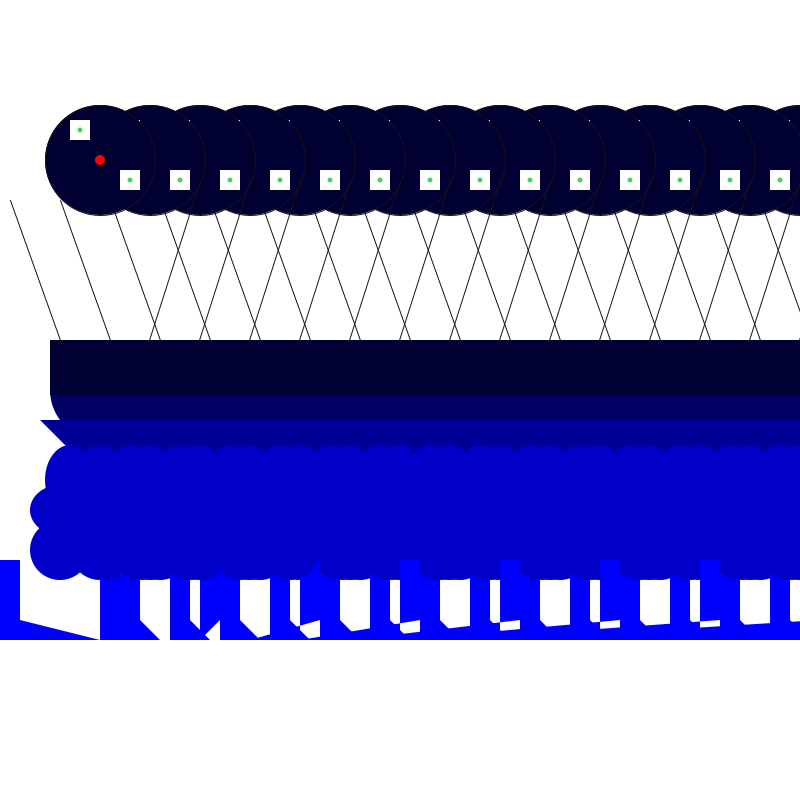
Frame 1 (no input)
Frame 60 (the mouse pressed at the canvas centre just before this capture): identical to frame 1, image omitted
Frame 120 (the mouse held since frame 60 and released just before this capture): identical to frame 1, image omitted

The Processing sketch that drew this single still picture (run headless with seeded random() and noise(); from frame 60 on, the mouse is pressed at the canvas centre):

// Processing sketch: processing_57322
// ── processing_57322.pde



int x=60;
int x2=120;
int midpt=100;
int heady=60;
int circleshape= 50;
int circlelocationx= 70;
int circlelocationy=410;
int circlesize=50;


void setup(){
size(800, 800);
smooth ();


}


void draw(){
  
  background (255);
  
  Robotdraw (750,100);
  Robotdraw (700,100);
  Robotdraw (650,100);
  Robotdraw (600,100);
  Robotdraw (550,100);
  Robotdraw (500,100);
  Robotdraw (450,100);
  Robotdraw (400,100);
  Robotdraw (350,100);
  Robotdraw (300,100);
  Robotdraw (250,100);
  Robotdraw (200,100);
  Robotdraw (150,100);
  Robotdraw (100,100);
  Robotdraw (50,100);
  Robotdraw (0,100);


}



void Robotdraw(int x, int y){
  
  pushMatrix ();
translate (x,y);

// right foot
//vertex (x,y)

beginShape();
fill (0,0,255);
noStroke();
vertex (x, 540);
vertex (x, 460);
vertex(x+20, 460);
vertex(x+20, 520);
vertex(100, 540);
endShape ();

// left foot

beginShape();
fill (0, 0, 255);
noStroke();
vertex (x2, 540);
vertex (x2, 460);
vertex(x2+20, 460);
vertex(x2+20, 520);
vertex(x2+40, 540);
endShape ();

//circle above triangle
// ellipse(x, y, width, height)
fill (0,0,100);
ellipse (midpt, 290, 100, 100);

//triangle above body
//triangle(x1, y1, x2, y2, x3, y3);
fill (0, 0, 150);
noStroke();
triangle ( 40, 320, midpt, 380, midpt+60, 320);

//rectangle above circle
//rect(x, y, width, height)

fill (0,0, 50);
rect (50, 240, midpt, 55); 

//antenas
//line(x1, y1, x2, y2)
stroke (20);
strokeCap(ROUND); 
line(60, 240, 10, midpt); //left antena
line (149, 240, 200, 80);

//head
// ellipse(x, y, width, height)
ellipse (midpt, heady, 110, 110);



// lower body
// ellipse(x, y, width, height)
fill(0,0,200);
noStroke();
ellipse (circlelocationx-10, circlelocationy+40, circlesize+10, circlesize+10);
ellipse (circlelocationx+30, circlelocationy+40, circlesize+10, circlesize+10);
ellipse (circlelocationx+70, circlelocationy+40, circlesize+10, circlesize+10);
ellipse (circlelocationx-10, circlelocationy, circlesize+10, circlesize);
ellipse (circlelocationx+10, circlelocationy, circlesize+10, circlesize);
ellipse (110, circlelocationy, circlesize+10, circlesize);
ellipse (140, circlelocationy, circlesize+10, circlesize);
ellipse (70, circlelocationy-30, circlesize, circlesize+20);
ellipse (100, circlelocationy-30, circlesize, circlesize+20);
ellipse (130, circlelocationy-30, circlesize, circlesize+20);


//eyes
//rect(x, y, width, height)
fill (255);
rect (70, heady-40, 20, 20);
rect (120, heady+10, 20, 20);
fill (66, 211, 98);
ellipse (80, heady-30, 5, 5);
ellipse (130, heady+20, 5, 5);

//mouth
fill (255, 0, 0);
ellipse (midpt, heady, 10, 10);


popMatrix();
}
